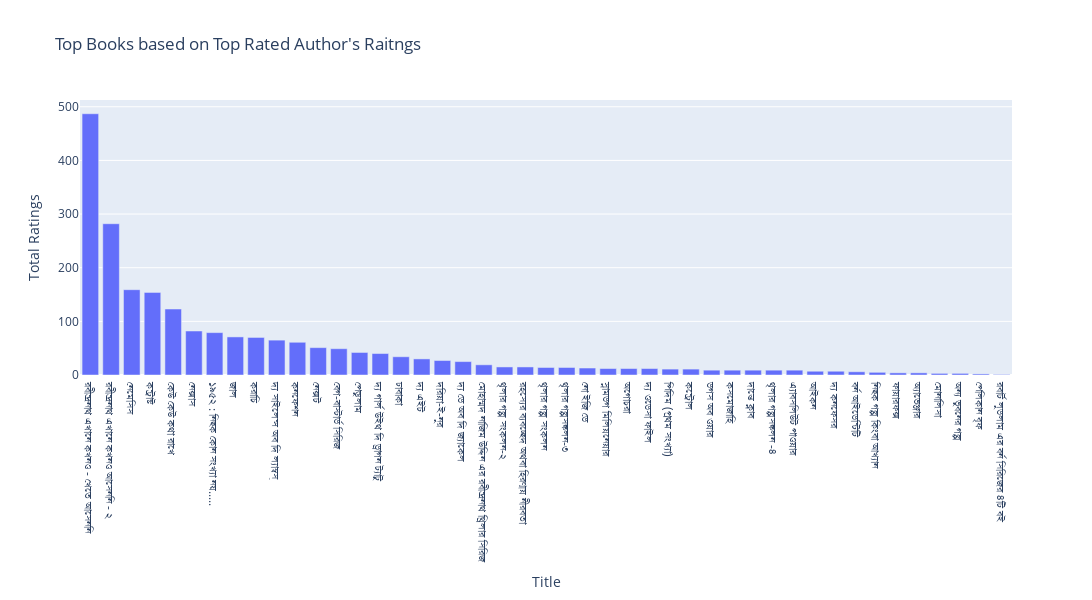

Write notebook code for a chart like this one.
### Code cell
# Top Books based on Top Rated Author's Raitngs
avg_ratings_by_title = author_stats_ratings.groupby('Title')['Total Ratings'].mean().reset_index()
highest_avg_ratings_by_title = avg_ratings_by_title.sort_values(by='Total Ratings', ascending=False)

# Plotting using Plotly
fig = px.bar(highest_avg_ratings_by_title, x='Title', y='Total Ratings',
             title="Top Books based on Top Rated Author's Raitngs",
             labels={'Title': 'Title', 'Total Ratings': 'Total Ratings'})

# Adjust the figure size
fig.update_layout(
    width=1300,  # Set the width of the figure
    height=600   # Set the height of the figure
)
fig.show()

### Figure 1 — Plotly figure (JSON) as saved in the notebook; plotly's stock layout.template omitted (floating-point values rounded to 4 significant figures)
{"data": [{"alignmentgroup": "True", "hovertemplate": "Title=%{x}<br>Total Ratings=%{y}<extra></extra>", "legendgroup": "", "marker": {"color": "#636efa", "pattern": {"shape": ""}}, "name": "", "offsetgroup": "", "orientation": "v", "showlegend": false, "textposition": "auto", "type": "bar", "x": ["রবীন্দ্রনাথ এখানে কখনও - খেতে আসেননি", "রবীন্দ্রনাথ এখানে কখনও আসেননি - ২", "নেমেসিস", "কন্ট্রাক্ট", "কেউ কেউ কথা রাখে", "নেক্সাস", "১৯৫২ : নিছক কোন সংখ্যা নয়.....", "জাল", "করাচি", "দ্য সাইলেন্স অব দি ল্যাম্বস্", "কনফেশন", "নেক্সট", "বেগ-বাস্টার্ড সিরিজ", "পেন্ডুলাম", "দ্য গার্ল উইথ দি ড্রাগন ট্যাটু", "ঢাবাকা", "দ্য এইট", "দরিয়া-ই-নুর", "দ্য ডে অব দি জ্যাকেল", "মোহাম্মদ নাজিম উদ্দিন এর রবীন্দ্রনাথ থ্রিলার সিরিজ", "থৃলার গল্প সংকলন-২", "রহস্যের ব্যবচ্ছেদ অথবা হিরণ্ময় নীরবতা", "থৃলার গল্প সংকলন", "থৃলার গল্পসঙ্কলন-৩", "নো ইজি ডে", "স্লামডগ মিলিয়নেয়ার", "অগোচরা", "দ্য ওডেসা ফাইল", "পিদিম (প্রথম সংখ্যা)", "কন্ট্রোল", "ডগস অব ওয়ার", "কসমোজাহি", "দান্তে ক্লাব", "থৃলার গল্পসঙ্কলন -৪", "এ্যাবসলিউট পাওয়ার", "আইকন", "দ্য কনফেসর", "বর্ন আইডেন্টিটি", "নিছক গল্প কিংবা আখ্যান", "ফায়ারফক্স", "অ্যাভেঞ্জার", "মোনালিসা", "অন্য ভুবনের গল্প", "পেলিকান বৃফ", "রবার্ট লুডলাম এর বর্ন সিরিজের ৪টি বই"], "xaxis": "x", "y": [487, 282, 159, 154, 123, 82, 79, 71, 70, 65, 61, 51, 49, 42, 40, 34, 30, 27, 25, 19, 15, 15, 14, 14, 13, 12, 12, 12, 11, 11, 9, 9, 9, 9, 9, 7, 7, 6, 5, 4, 4, 3, 3, 2, 1], "yaxis": "y"}], "layout": {"barmode": "relative", "height": 600, "legend": {"tracegroupgap": 0}, "title": {"text": "Top Books based on Top Rated Author's Raitngs"}, "width": 1300, "xaxis": {"anchor": "y", "domain": [0, 1], "title": {"text": "Title"}}, "yaxis": {"anchor": "x", "domain": [0, 1], "title": {"text": "Total Ratings"}}}}
